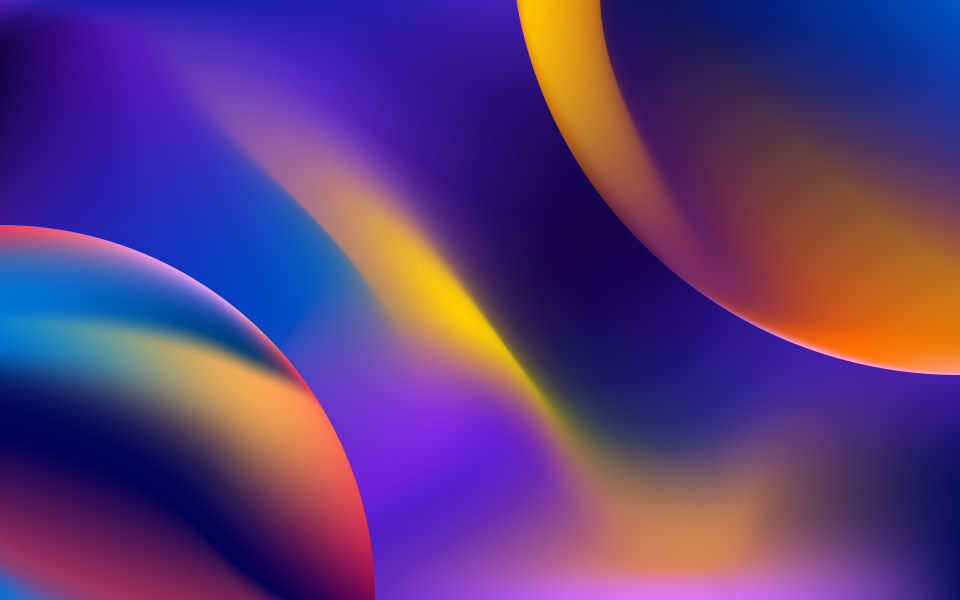
#> input picture opencv_python_study/again/images/color.jpg, 3840 x 2400 px (shown at 1/4 size)
$ jupyter execute chapter5.ipynb   (shell and % lines are left out)
#> lines starting #> are read from the running program, lines starting #| are printed output that depends on the picture
[cell 1]
import cv2
import numpy as np
import matplotlib.pyplot as plt

[cell 2]
def show(img, title='Image'):
    plt.imshow(cv2.cvtColor(img, cv2.COLOR_BGR2RGB))
    plt.axis('off')  # 不显示坐标轴
    plt.title(title) # 图像题目
    plt.show()

# 缩放

当缩小图像时，使用区域插值方式（INTER_AREA）能够得到最好的效果；当放大图像时，使用三次样条插值（INTER_CUBIC）方式和双线性插值（INTER_LINEAR）方式都能够取得较好的效果。

## 通过dsize指定

[cell 3]
img = cv2.imread('images/color.jpg')
#> img is the input picture: shape (2400, 3840, 3); mean B, G, R 121.8, 58.7, 91.4
show(img)

[cell 4]
img.shape
#> Out = (2400, 3840, 3)

[cell 5]
rst = cv2.resize(img, (8000, 4000))
show(rst)
#> call 2 of show, with img = array of shape (4000, 8000, 3), title = 'Image'
#> in show (call 2), `plt.show()`:
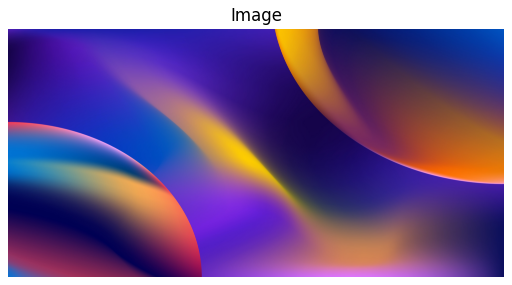
#> figure drawn by matplotlib, 1 panel

## 通过fx, fy指定

[cell 6]
rst = cv2.resize(img, None, fx=5, fy=3, interpolation=cv2.INTER_CUBIC)
show(rst)
#> call 3 of show, with img = array of shape (7200, 19200, 3), title = 'Image'
#> in show (call 3), `plt.show()`:
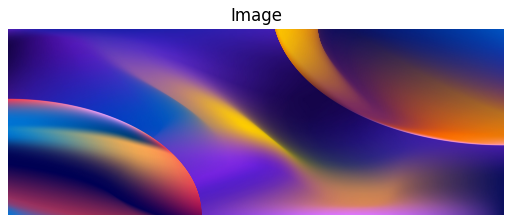
#> figure drawn by matplotlib, 1 panel

# 翻转

[cell 7]
show(cv2.flip(img, 0))
#> call 4 of show, with title = 'Image'
#> in show (call 4), `plt.imshow(cv2.cvtColor(img, cv2.COLOR_BGR2RGB))`:
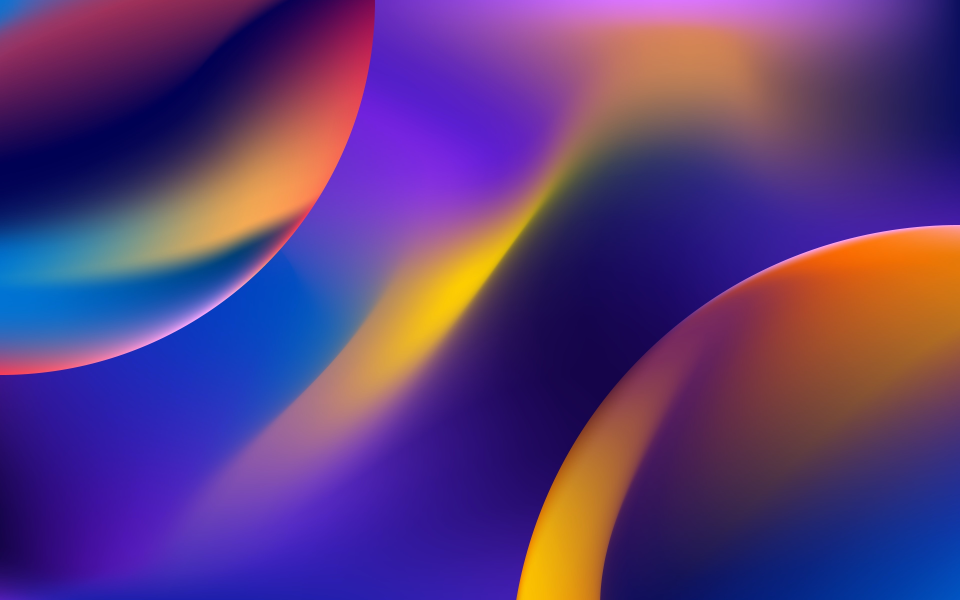
#> img: shape (2400, 3840, 3) (shown at 1/4 size); mean B, G, R 121.8, 58.7, 91.4

# 仿射

[cell 8]
height, width=img.shape[:2]
#> height = 2400; width = 3840
x=100
y=200
M = np.float32([[1, 0, x], [0, 1, y]])
move=cv2.warpAffine(img, M, (width, height))
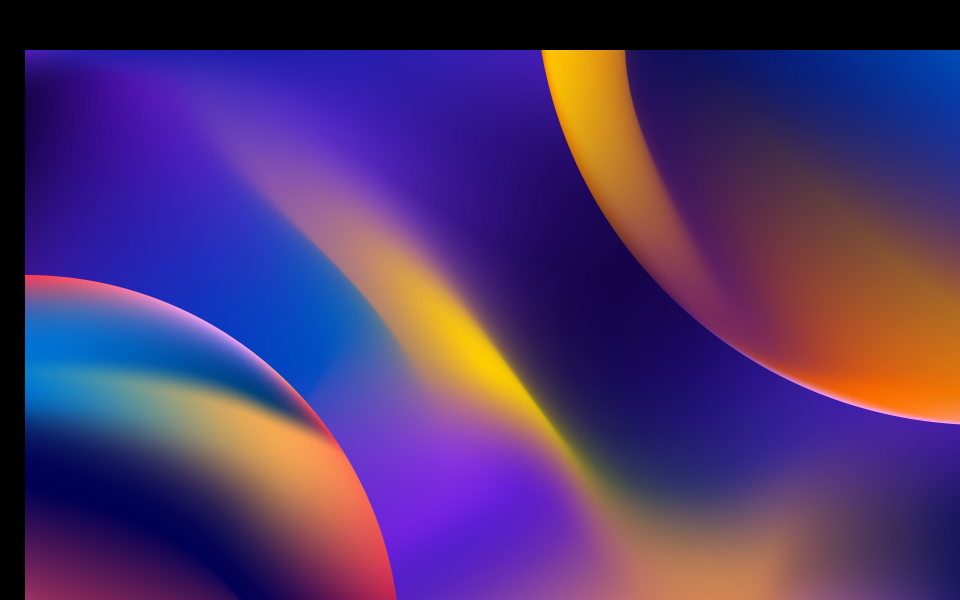
#> move: shape (2400, 3840, 3) (shown at 1/4 size); mean B, G, R 108, 51.9, 78.4
show(img)
show(move)

$ run again, with opencv_python_study/again/images/a1.jpg copied over opencv_python_study/again/images/color.jpg
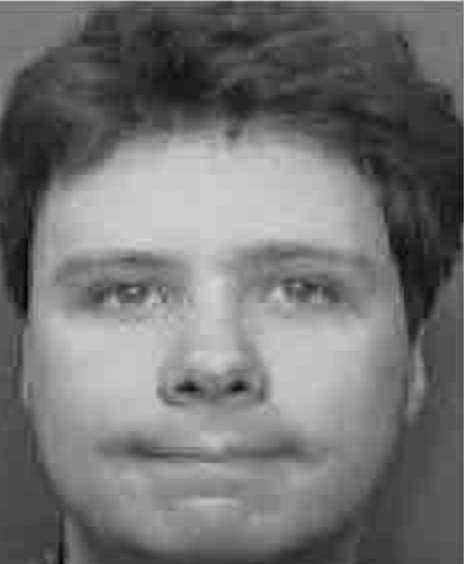
#> input picture opencv_python_study/again/images/a1.jpg, 464 x 564 px
#> img is the input picture: shape (564, 464, 3); min 3, max 214, mean 115.5
#> in show (call 4), `plt.imshow(cv2.cvtColor(img, cv2.COLOR_BGR2RGB))`:
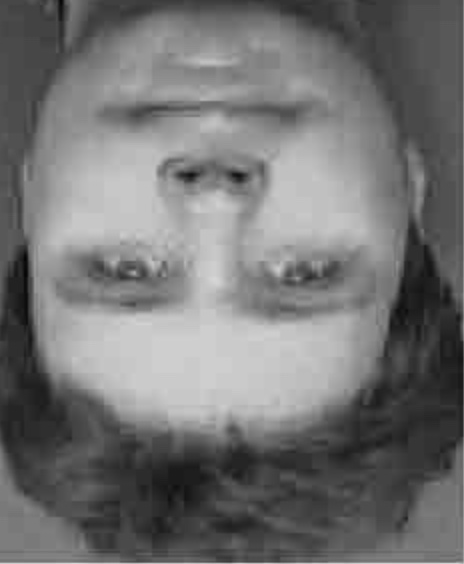
#> img: shape (564, 464, 3); min 3, max 214, mean 115.5
#> `move=cv2.warpAffine(img, M, (width, height))`:
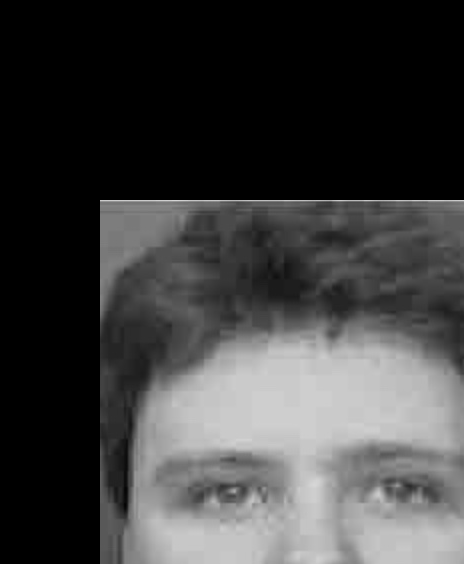
#> move: shape (564, 464, 3); min 0, max 214, mean 62.5

$ run again, with opencv_python_study/again/images/a2.jpg copied over opencv_python_study/again/images/color.jpg
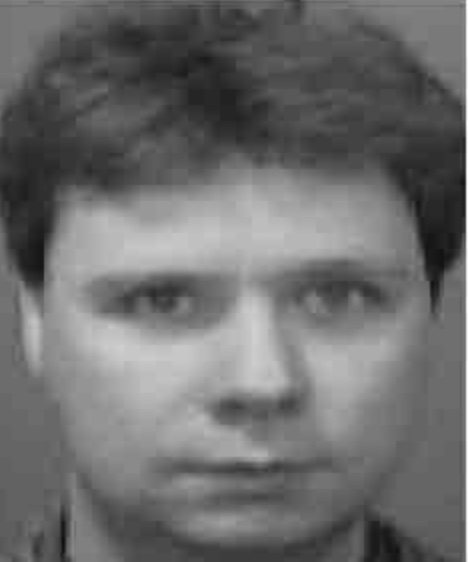
#> input picture opencv_python_study/again/images/a2.jpg, 468 x 562 px
#> img is the input picture: shape (562, 468, 3); min 15, max 255, mean 108.8
#> in show (call 4), `plt.imshow(cv2.cvtColor(img, cv2.COLOR_BGR2RGB))`:
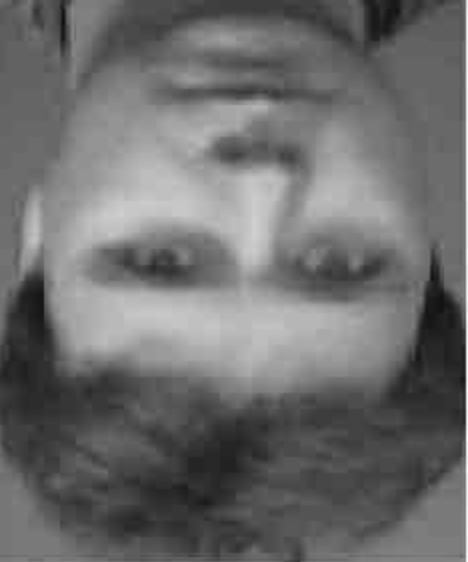
#> img: shape (562, 468, 3); min 15, max 255, mean 108.8
#> `move=cv2.warpAffine(img, M, (width, height))`:
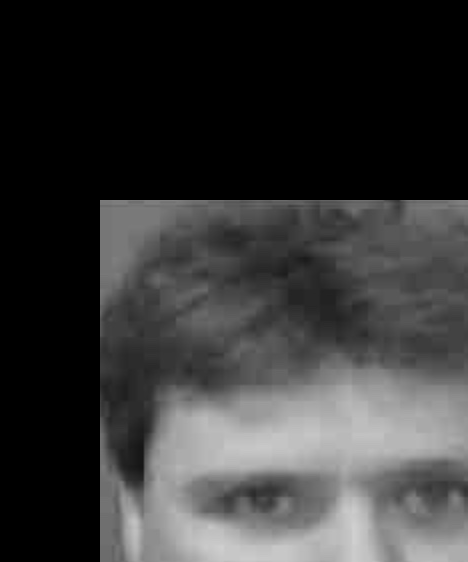
#> move: shape (562, 468, 3); min 0, max 209, mean 54.9

$ run again, with opencv_python_study/again/images/a3.jpg copied over opencv_python_study/again/images/color.jpg
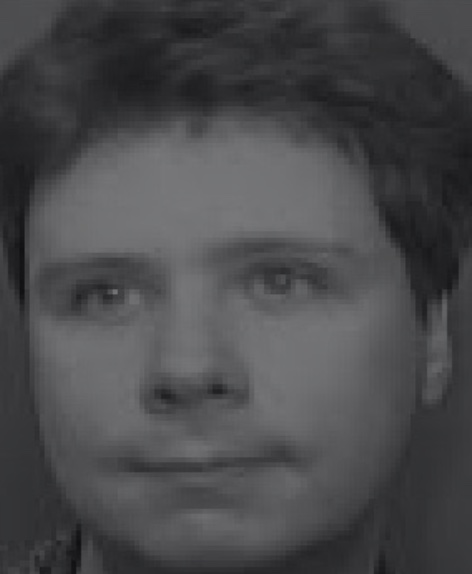
#> input picture opencv_python_study/again/images/a3.jpg, 472 x 574 px
#> img is the input picture: shape (574, 472, 3); mean B, G, R 75.4, 73.4, 73.4
#> `rst = cv2.resize(img, None, fx=5, fy=3, interpolation=cv2.INTER_CUBIC)`:
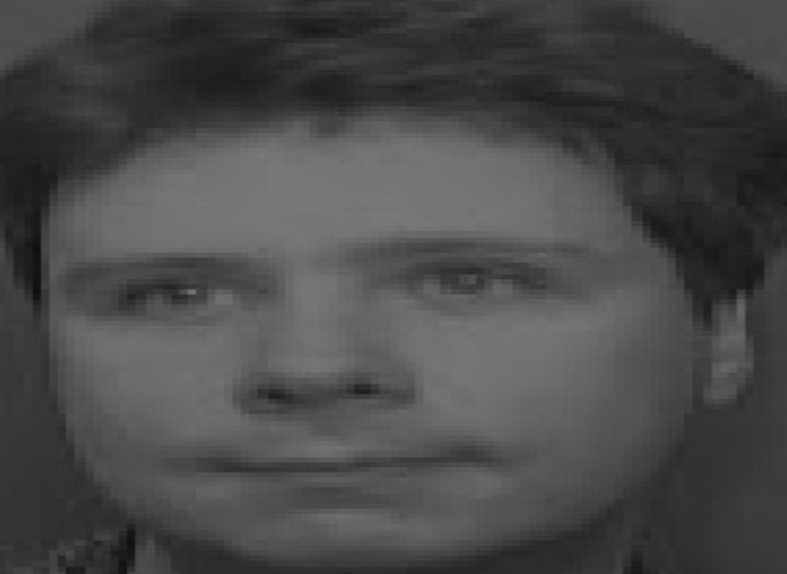
#> rst: shape (1722, 2360, 3) (shown at 1/3 size); mean B, G, R 75.4, 73.4, 73.4
#> `move=cv2.warpAffine(img, M, (width, height))`:
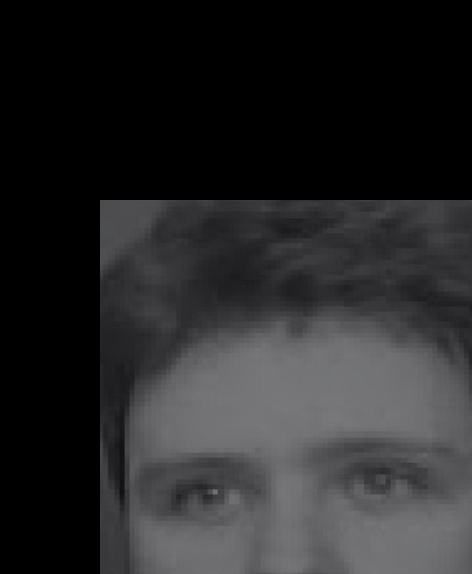
#> move: shape (574, 472, 3); mean B, G, R 41.5, 40.5, 40.5
